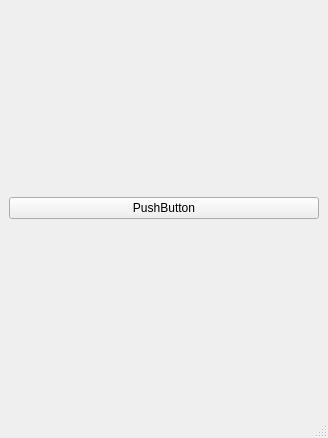
<?xml version="1.0" encoding="UTF-8"?>
<ui version="4.0">
 <class>MainWindow</class>
 <widget class="QMainWindow" name="MainWindow">
  <property name="geometry">
   <rect>
    <x>0</x>
    <y>0</y>
    <width>328</width>
    <height>438</height>
   </rect>
  </property>
  <property name="windowTitle">
   <string>MainWindow</string>
  </property>
  <widget class="QWidget" name="centralwidget">
   <layout class="QGridLayout" name="gridLayout_5">
    <item row="0" column="0">
     <widget class="QPushButton" name="pushButton">
      <property name="text">
       <string>PushButton</string>
      </property>
     </widget>
    </item>
   </layout>
  </widget>
  <widget class="QMenuBar" name="menubar">
   <property name="geometry">
    <rect>
     <x>0</x>
     <y>0</y>
     <width>328</width>
     <height>23</height>
    </rect>
   </property>
  </widget>
  <widget class="QStatusBar" name="statusbar"/>
 </widget>
 <resources/>
 <connections/>
</ui>
